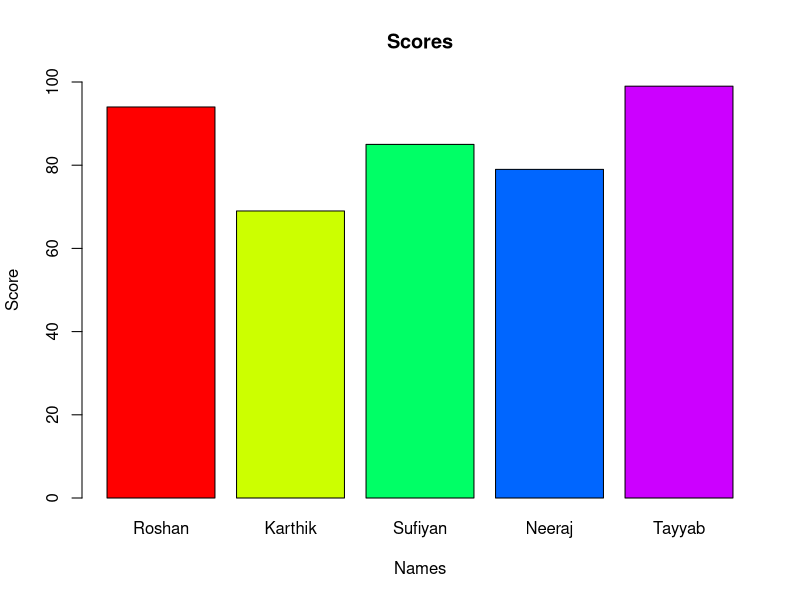

This chart was generated by the following R code:
# Bar Plot 1:

score = c(94, 69, 85, 79, 99)

names = c("Roshan", "Karthik", "Sufiyan", "Neeraj", "Tayyab")

barplot(score,  
        names.arg = names, 
        xlab = "Names", 
        ylab = "Score",  
        main = "Scores",
        ylim = c(0,100),
        col = rainbow(length(names)))
